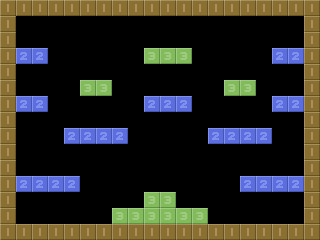

This game map was drawn from its Tiled (.tmx) file and the tilesets committed beside it. A one-line description and the full map source follow:
An orthogonal 20x15 tile map with 16x16 px tiles, 1 tile layer (Tile Layer 1).

<map version="1.10" tiledversion="1.11.2" orientation="orthogonal" renderorder="right-down" width="20" height="15" tilewidth="16" tileheight="16" infinite="0" nextlayerid="2" nextobjectid="1">
 <tileset firstgid="1" source="tileset1.tsx" />
 <layer id="1" name="Tile Layer 1" width="20" height="15">
  <data encoding="csv">
2,2,2,2,2,2,2,2,2,2,2,2,2,2,2,2,2,2,2,2,
2,0,0,0,0,0,0,0,0,0,0,0,0,0,0,0,0,0,0,2,
2,0,0,0,0,0,0,0,0,0,0,0,0,0,0,0,0,0,0,2,
2,3,3,0,0,0,0,0,0,4,4,4,0,0,0,0,0,3,3,2,
2,0,0,0,0,0,0,0,0,0,0,0,0,0,0,0,0,0,0,2,
2,0,0,0,0,4,4,0,0,0,0,0,0,0,4,4,0,0,0,2,
2,3,3,0,0,0,0,0,0,3,3,3,0,0,0,0,0,3,3,2,
2,0,0,0,0,0,0,0,0,0,0,0,0,0,0,0,0,0,0,2,
2,0,0,0,3,3,3,3,0,0,0,0,0,3,3,3,3,0,0,2,
2,0,0,0,0,0,0,0,0,0,0,0,0,0,0,0,0,0,0,2,
2,0,0,0,0,0,0,0,0,0,0,0,0,0,0,0,0,0,0,2,
2,3,3,3,3,0,0,0,0,0,0,0,0,0,0,3,3,3,3,2,
2,0,0,0,0,0,0,0,0,4,4,0,0,0,0,0,0,0,0,2,
2,0,0,0,0,0,0,4,4,4,4,4,4,0,0,0,0,0,0,2,
2,2,2,2,2,2,2,2,2,2,2,2,2,2,2,2,2,2,2,2
</data>
 </layer>
</map>